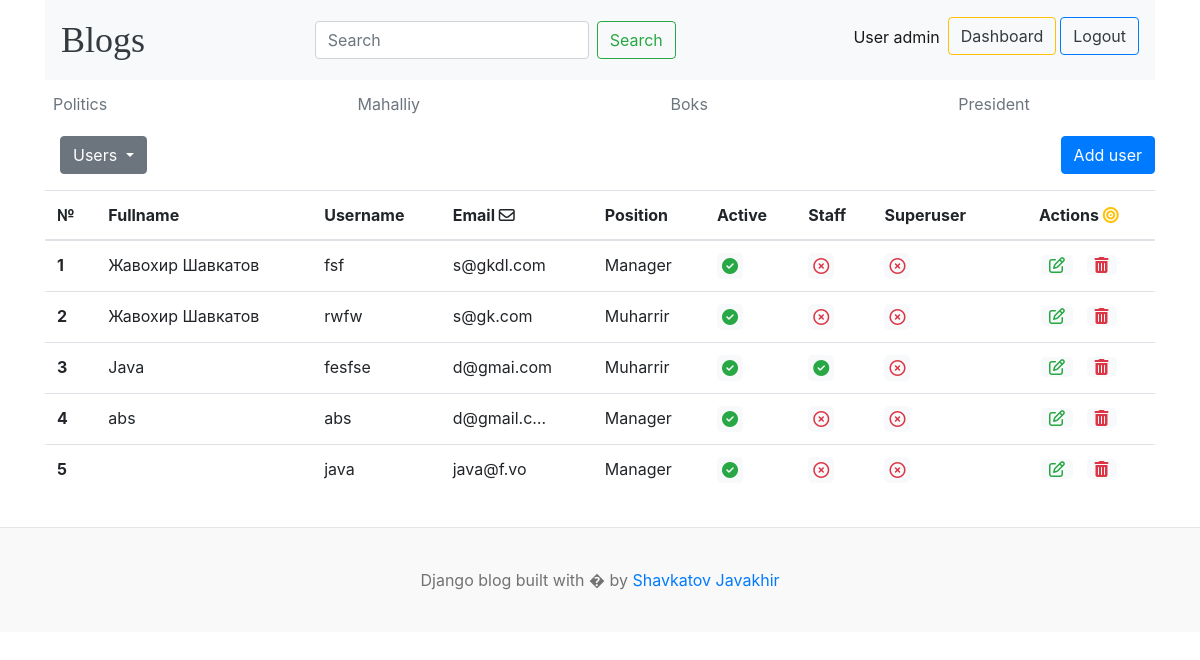
The page /dashboard/users/ (signed in) on the database its author committed.
### blogs/models.py (models this page shows, shortened)
class Category(models.Model):
    name = models.CharField(max_length=255)
    created_at = models.DateTimeField(auto_now_add=True)
    updated_at = models.DateTimeField(auto_now=True)
    class Meta:
        verbose_name_plural = 'Categories'
        verbose_name = 'Category'

### dashboardapp/views.py (the view)
# urls.py: path('users/', users, name="users"),
@login_required(login_url='login')
def users(request):
    users = User.objects.exclude(username='admin')
    context = {
        'users': users,
    }
    return render(request, 'users.html', context)

### blogs/context_processor.py (called while the page is built)
def header(req):
    category = Category.objects.all()
    context = {
        'categories': category
    }
    return context

def get_about(request):
    about = About.objects.all()
    links = Social_links.objects.all()
    telegram = links.get(name='Telegram')
    context = {
        'about': about,
        'links': links,
        'telegram': telegram
        }
    return context

### dashboardapp/templates/users.html
{% extends 'header.html' %} {% block content %}
{% if perms.auth.view_user %}
<div class="row">
    <div class="col-3">
      {% include 'left_side.html' %}
    </div>
    <div class="col-9 text-right">
        <a href="{% url 'add_user' %}" class="btn btn-primary">Add user</a>
    </div>
</div>
<div class="row my-3">
<div class="col-12" style="overflow-x:auto;">
  <table class="table table-hover">
      <tr>
        <th scope="col">№</th>
        <th scope="col">Fullname</th>
        <th scope="col">Username</th>
        <th scope="col">Email <i class="fa-regular fa-envelope"></i></th>
        <th scope="col">Position</th>
        <th scope="col">Active</th>
        <th scope="col">Staff</th>
        <th scope="col">Superuser</th>
        <th scope="col" class="text-center">Actions <i class="text-warning fa-solid fa-bullseye"></i></th>
      </tr>
    <tbody>
      {% for user in users %}
      <tr>
        <th scope="row">{{forloop.counter}}</th>
        <td>{{user.first_name}}&nbsp;{{user.last_name}}</td>
        <td>{{user.username}}</td>
        <td>{{user.email|truncatechars:10}}</td>
        <td>{% for group in user.groups.all %} {{ group.name }}{% if not forloop.last %},{% endif %}{% endfor %}</td>
        <td>{% if user.is_active %} <i class="fa-solid fa-circle-check bg-light text-success" style="border-radius: 5px; padding: 5px;"></i> {% else %} <i class="text-danger bg-light fa-regular fa-star" style="border-radius: 5px; padding: 5px;"></i>{% endif %}</td>
        <td>{% if user.is_staff %} <i class="fa-solid fa-circle-check bg-light text-success" style="border-radius: 5px; padding: 5px;"></i>{% else %}<i class="text-danger bg-light fa-regular fa-circle-xmark" style="border-radius: 5px; padding: 5px;"></i>{% endif %}</td>
        <td>{% if user.is_superuser %} <i class="fa-solid fa-circle-check bg-light text-success" style="border-radius: 5px; padding: 5px;"></i>{% else %}<i class="text-danger bg-light fa-regular fa-circle-xmark" style="border-radius: 5px; padding: 5px;"></i>{% endif %}</td>
        <td class="text-center px-4">
            <a href="{% url 'edit_user' user.id %}" class="text-success px-2 bg-light" style="border-radius: 5px;"
              ><i class="fa-regular fa-pen-to-square"></i></a
            >&nbsp;&nbsp;
            <a href="{% url 'delete_user' user.id %}" class="text-danger px-2 bg-light" style="border-radius: 5px;"
              ><i class="fa-solid fa-trash-can"></i>
        </td>
      </tr>
      {% endfor %}
    </tbody>
  </table>
</div>
</div>
{% else %}
<h4>You do not have special permissions</h4>
{% endif %}
{% endblock %}

### templates/header.html (shortened to what this page needs)
{% load static %}
<!DOCTYPE html>
<html lang="en">
<head>
    <link href="https://getbootstrap.com/docs/4.0/dist/css/bootstrap.min.css" rel="stylesheet">
    <link href="{% static 'css/blog.css' %}" rel="stylesheet">
  </head>
<body>
<div class="container">
<nav class="navbar navbar-expand-lg navbar-light bg-light">
  <a class="navbar-brand mr-auto blog-header-logo text-dark" href="{% url 'blogs' %}">Blogs</a>
  <div class="collapse navbar-collapse" id="navbarSupportedContent">
    <form class="form-inline my-2 my-lg-0 ml-auto" action="{% url 'search' %}" method="get">
      {% if user.is_authenticated %}
      <input class="form-control fl mr-sm-2" type="search" name="keyword" value="{{keyword}}" placeholder="Search" aria-label="Search">
      <button class="btn btn-outline-success fl my-2 my-sm-0" type="submit" style="max-width: 100%;">Search</button>
      {% endif %}
    </form>
    <ul class="navbar-nav ml-auto">
    {% if user.is_authenticated %}
      <li class="nav-item active text-right">
        <a class="nav-link" href="#">User {{user}} <span class="sr-only">(current)</span></a>
      </li>
      <li class="nav-item mr-1 mb-2 text-right">
        <a href="{% url 'dashboard' %}" class="btn fl btn-outline-warning text-dark">Dashboard</a>
      </li>
      <li class="nav-item text-right">
        <a href="{% url 'logout' %}" class="btn fl btn-outline-primary text-dark">Logout</a>
      </li>
      {% endif %}
    </ul>
  </div>
</nav>
      <div class="nav-scroller py-1 mb-2">
        <nav class="nav d-flex justify-content-between">
          {% if user.is_authenticated %}
          {% for category in categories %}
          <a class="p-2 text-muted" href="{% url 'posts_by_category' category.id %}">{{category.name}}</a>
          {% endfor %}
          {% endif %}
        </nav>
      </div>
    {% block content %}
    {% endblock %}
    </div>
<footer class="blog-footer">
  <p>Django blog built with � by <a href="{{telegram.link}}" target="_blank">Shavkatov Javakhir</a></p>
</footer>
</body>
</html>

### blog/static/css/blog.css (style rules this page uses)
.blog-header-logo { font-family: "Playfair Display", Georgia, "Times New Roman", serif; font-size: 2.25rem; }
.blog-footer { padding: 2.5rem 0; color: #727272; text-align: center; background-color: #f9f9f9; border-top: .05rem solid #e5e5e5; }
.blog-footer p:last-child { margin-bottom: 0; }

### rows shown on the page
Category: name "Politics"
Category: name "Mahalliy"
Category: name "Boks"
Category: name "President"

### other values the page prints
{{ user }} "admin"
{{ user.first_name }} "Жавохир"
{{ user.last_name }} "Шавкатов"
{{ user.username }} "fsf"
{{ user.email|truncatechars:10 }} "s@gkdl.com"
{{ group.name }} "Manager"
{{ user.username }} "rwfw"
{{ user.email|truncatechars:10 }} "s@gk.com"
{{ group.name }} "Muharrir"
{{ user.first_name }} "Java"
{{ user.username }} "fesfse"
{{ user.email|truncatechars:10 }} "d@gmai.com"
{{ user.first_name }} "abs"
{{ user.username }} "abs"
{{ user.email|truncatechars:10 }} "d@gmail.c…"
